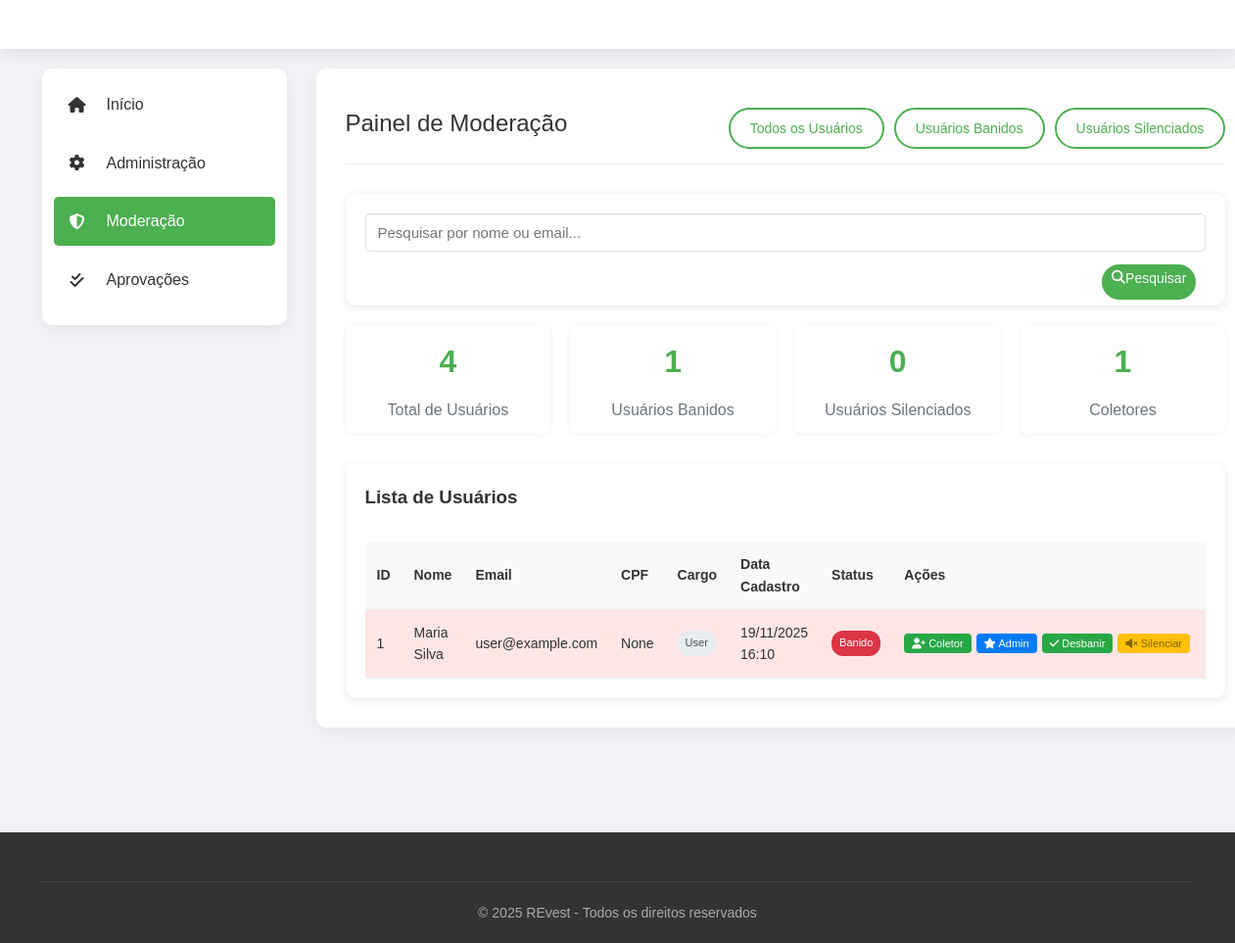
The page /moderacao?view=banned (signed in) on the database as committed earlier.
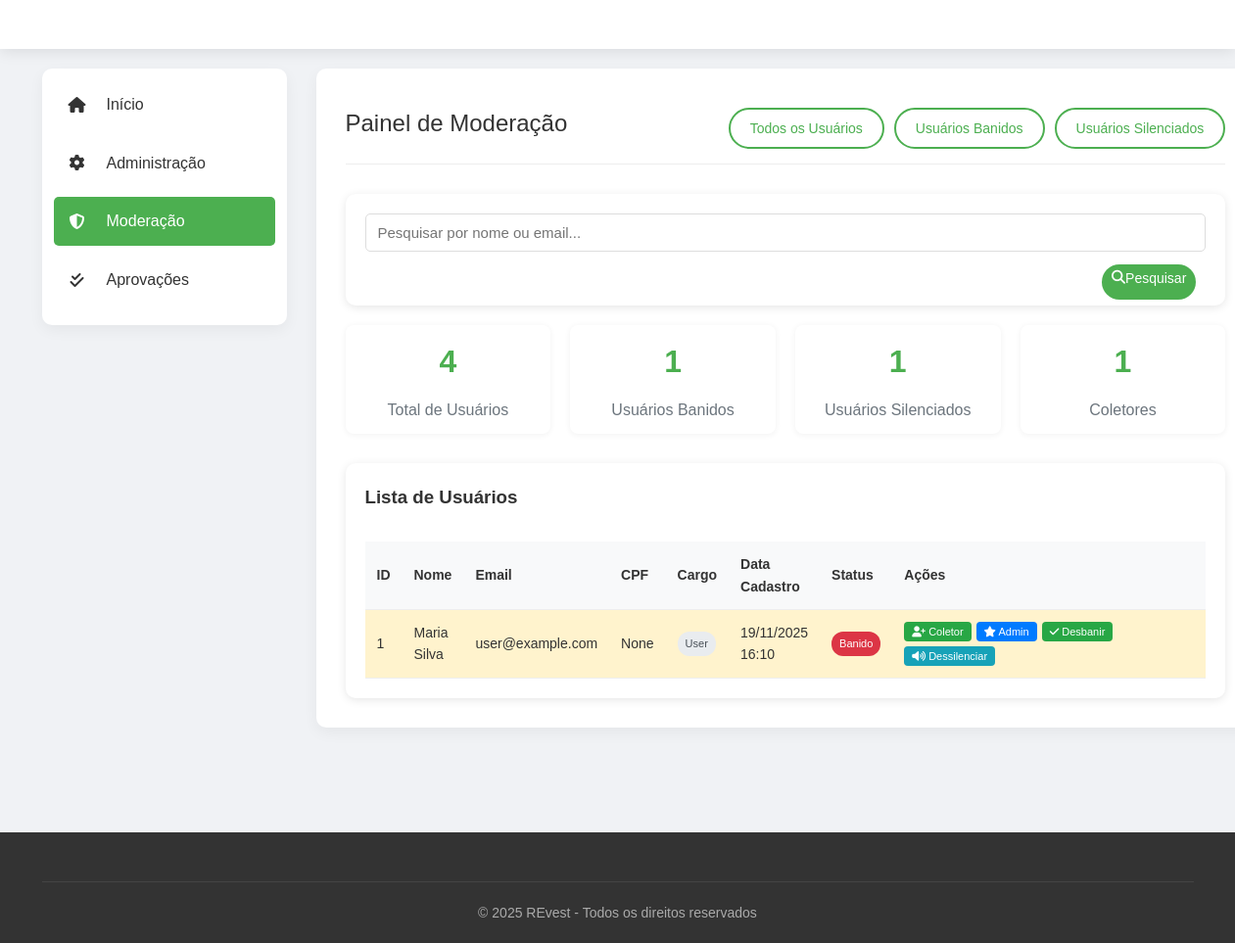
The same page on the database as committed later.
### database.py (models this page shows)
class Doador(db.Model):
    __tablename__ = 'doador'
    ID_Doador = db.Column(db.Integer, primary_key=True, autoincrement=True)
    Nome = db.Column(db.String(100), nullable=False)
    Email = db.Column(db.String(100), unique=True, nullable=False)
    CPF = db.Column(db.String(14), unique=True, nullable=True)
    CEP = db.Column(db.String(10), nullable=True)
    Numero = db.Column(db.String(10), nullable=False)
    Senha = db.Column(db.String(255), nullable=False)
    Data_Criacao = db.Column(db.DateTime, default=datetime.utcnow)
    is_banned = db.Column(db.Boolean, default=False)
    is_muted = db.Column(db.Boolean, default=False)
    ban_reason = db.Column(db.String(255), nullable=True)
    banned_at = db.Column(db.DateTime, nullable=True)
    banned_by = db.Column(db.Integer, nullable=True)
    role = db.Column(db.String(20), default='user')  # user, admin, coletor
    doacoes = db.relationship('Doacao', backref='doador', lazy=True)
    tickets = db.relationship('Ticket', backref='doador', lazy=True)
    @property
    def id(self):
        return self.ID_Doador
    @property
    def name(self):
        return self.Nome
    @property
    def email(self):
        return self.Email
    @property
    def created_at(self):
        return self.Data_Criacao

### app.py (the view)
@app.route('/moderacao')
def moderacao():
    if 'user' not in session or session.get('role') != 'admin':
        return redirect(url_for('home'))
    search_query = request.args.get('search', '')
    view_type = request.args.get('view', 'all')
    query = Doador.query
    if search_query:
        query = query.filter(
            (Doador.Nome.ilike(f'%{search_query}%')) |
            (Doador.Email.ilike(f'%{search_query}%'))
        )
    if view_type == 'banned':
        query = query.filter(Doador.is_banned == True)
    elif view_type == 'muted':
        query = query.filter(Doador.is_muted == True)
    users = query.order_by(Doador.Data_Criacao.desc()).all()
    total_users = Doador.query.count()
    banned_users = Doador.query.filter_by(is_banned=True).count()
    muted_users = Doador.query.filter_by(is_muted=True).count()
    coletor_users = Doador.query.filter_by(role='coletor').count()
    return render_template('moderacao.html',
                         users=users,
                         search_query=search_query,
                         total_users=total_users,
                         banned_users=banned_users,
                         muted_users=muted_users,
                         coletor_users=coletor_users)

### app.py (called while the page is built)
@app.before_request
def block_muted_users_on_post():
    try:
        if request.method == 'POST' and 'user_id' in session:
            uid = session.get('user_id')
            user = Doador.query.get(uid)
            if user and getattr(user, 'is_muted', False) and session.get('role') != 'admin':
                return render_template('error.html', message='Você está silenciado e não pode realizar essa ação')
    except Exception:
        pass

@app.after_request
def add_security_headers(response):
    response.headers["Cache-Control"] = "no-store, no-cache, must-revalidate, private"
    response.headers["Pragma"] = "no-cache"
    response.headers["Expires"] = "0"
    return response

### templates/moderacao.html (shortened to what the changed rows need)
{% extends "base_dashboard.html" %}
{% block page_css %}
<link rel="stylesheet" href="{{ url_for('static', filename='css/moderacao.css') }}">
<link rel="stylesheet" href="{{ url_for('static', filename='css/desktop_overrides.css') }}">
<link rel="stylesheet" href="{{ url_for('static', filename='css/mobile_admin_header.css') }}">
{% endblock %}
{% block content %}
<section class="dashboard">
    <div class="container">
        <div class="dashboard-grid">
            <div class="main-content">
                <div class="content-header">
                    <h2 class="content-title">Painel de Moderação</h2>
                </div>
                <div class="admin-stats">
                    <div class="stat-card">
                        <div class="stat-number">{{ muted_users }}</div>
                        <div class="stat-title">Usuários Silenciados</div>
                    </div>
                </div>
                <div class="users-list">
                    {% if users %}
                    <div class="table-responsive">
                        <table class="users-table">
                            <thead>
                                <tr>
                                    <th>ID</th>
                                    <th>Nome</th>
                                    <th>Email</th>
                                    <th>CPF</th>
                                    <th>Cargo</th>
                                    <th>Data Cadastro</th>
                                    <th>Status</th>
                                    <th>Ações</th>
                                </tr>
                            </thead>
                            <tbody>
                                {% for user in users %}
                                <tr class="user-row {% if user.is_banned %}banned{% endif %} {% if user.is_muted %}muted{% endif %}">
                                    <td>{{ user.id }}</td>
                                    <td>{{ user.name }}</td>
                                    <td>{{ user.email }}</td>
                                    <td>{{ user.CPF }}</td>
                                    <td>
                                        <span class="role-badge role-{{ user.role }}">{{ user.role|capitalize }}</span>
                                    </td>
                                    <td>{{ user.created_at.strftime('%d/%m/%Y %H:%M') }}</td>
                                    <td>
                                        {% if user.is_banned %}
                                        <span class="status-badge status-banned">Banido</span>
                                        {% elif user.is_muted %}
                                        <span class="status-badge status-muted">Silenciado</span>
                                        {% else %}
                                        <span class="status-badge status-active">Ativo</span>
                                        {% endif %}
                                    </td>
                                    <td class="actions-cell">
                                        <div class="action-buttons">
                                            {% if user.role == 'user' %}
                                            <button class="btn btn-sm btn-success btn-promote" data-user-id="{{ user.id }}" data-role="coletor">
                                                <i class="fas fa-user-plus"></i> Coletor
                                            </button>
                                            <button class="btn btn-sm btn-primary btn-promote" data-user-id="{{ user.id }}" data-role="admin">
                                                <i class="fas fa-star"></i> Admin
                                            </button>
                                            {% elif user.role == 'admin' and user.email != 'revest@gmail.com' %}
                                            <button class="btn btn-sm btn-warning btn-promote" data-user-id="{{ user.id }}" data-role="user">
                                                <i class="fas fa-user-minus"></i> Usuário
                                            </button>
                                            {% endif %}
                                            {% if not user.is_banned and user.email != 'revest@gmail.com' %}
                                            <button class="btn btn-sm btn-danger btn-ban" data-user-id="{{ user.id }}">
                                                <i class="fas fa-ban"></i> Banir
                                            </button>
                                            {% elif user.is_banned %}
                                            <button class="btn btn-sm btn-success btn-unban" data-user-id="{{ user.id }}">
                                                <i class="fas fa-check"></i> Desbanir
                                            </button>
                                            {% endif %}
                                            {% if not user.is_muted and user.email != 'revest@gmail.com' %}
                                            <button class="btn btn-sm btn-warning btn-mute" data-user-id="{{ user.id }}">
                                                <i class="fas fa-volume-mute"></i> Silenciar
                                            </button>
                                            {% elif user.is_muted %}
                                            <button class="btn btn-sm btn-info btn-unmute" data-user-id="{{ user.id }}">
                                                <i class="fas fa-volume-up"></i> Dessilenciar
                                            </button>
                                            {% endif %}
                                        </div>
                                    </td>
                                </tr>
                                {% endfor %}
                            </tbody>
                        </table>
                    </div>
                    {% else %}
                    <div class="alert alert-info">
                        <p>Nenhum usuário encontrado.</p>
                    </div>
                    {% endif %}
                </div>
            </div>
        </div>
    </div>
</section>
{% endblock %}

Rows that differ between the two databases and show on the page:
changed Doador "Maria Silva": is_muted "Silenciar" → "Dessilenciar"
Other text that changed with them:
{{ muted_users }}: "0" → "1"
